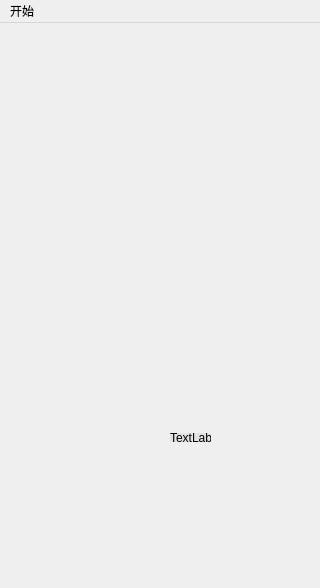
<?xml version="1.0" encoding="UTF-8"?>
<ui version="4.0">
 <class>PlayScene</class>
 <widget class="QMainWindow" name="PlayScene">
  <property name="geometry">
   <rect>
    <x>0</x>
    <y>0</y>
    <width>320</width>
    <height>588</height>
   </rect>
  </property>
  <property name="sizePolicy">
   <sizepolicy hsizetype="Fixed" vsizetype="Fixed">
    <horstretch>0</horstretch>
    <verstretch>0</verstretch>
   </sizepolicy>
  </property>
  <property name="minimumSize">
   <size>
    <width>320</width>
    <height>588</height>
   </size>
  </property>
  <property name="maximumSize">
   <size>
    <width>320</width>
    <height>588</height>
   </size>
  </property>
  <property name="windowTitle">
   <string>MainWindow</string>
  </property>
  <widget class="QWidget" name="centralwidget">
   <widget class="QWidget" name="widget" native="true">
    <property name="geometry">
     <rect>
      <x>0</x>
      <y>0</y>
      <width>320</width>
      <height>60</height>
     </rect>
    </property>
    <property name="sizePolicy">
     <sizepolicy hsizetype="Fixed" vsizetype="Fixed">
      <horstretch>0</horstretch>
      <verstretch>0</verstretch>
     </sizepolicy>
    </property>
    <property name="minimumSize">
     <size>
      <width>320</width>
      <height>60</height>
     </size>
    </property>
    <property name="maximumSize">
     <size>
      <width>320</width>
      <height>60</height>
     </size>
    </property>
   </widget>
   <widget class="QWidget" name="middleWidget" native="true">
    <property name="geometry">
     <rect>
      <x>0</x>
      <y>60</y>
      <width>320</width>
      <height>441</height>
     </rect>
    </property>
    <property name="sizePolicy">
     <sizepolicy hsizetype="Fixed" vsizetype="Fixed">
      <horstretch>0</horstretch>
      <verstretch>0</verstretch>
     </sizepolicy>
    </property>
    <property name="minimumSize">
     <size>
      <width>320</width>
      <height>441</height>
     </size>
    </property>
    <property name="maximumSize">
     <size>
      <width>320</width>
      <height>441</height>
     </size>
    </property>
    <widget class="QLabel" name="label">
     <property name="geometry">
      <rect>
       <x>170</x>
       <y>350</y>
       <width>41</width>
       <height>9</height>
      </rect>
     </property>
     <property name="styleSheet">
      <string notr="true">background-color: rgba(213, 213, 213, 125);
border-color: rgb(255, 0, 0);</string>
     </property>
     <property name="text">
      <string>TextLabel</string>
     </property>
    </widget>
   </widget>
   <widget class="QWidget" name="widget_2" native="true">
    <property name="geometry">
     <rect>
      <x>0</x>
      <y>501</y>
      <width>320</width>
      <height>70</height>
     </rect>
    </property>
    <property name="sizePolicy">
     <sizepolicy hsizetype="Fixed" vsizetype="Fixed">
      <horstretch>0</horstretch>
      <verstretch>0</verstretch>
     </sizepolicy>
    </property>
    <property name="minimumSize">
     <size>
      <width>320</width>
      <height>70</height>
     </size>
    </property>
    <property name="maximumSize">
     <size>
      <width>320</width>
      <height>70</height>
     </size>
    </property>
   </widget>
  </widget>
  <widget class="QMenuBar" name="menubar">
   <property name="geometry">
    <rect>
     <x>0</x>
     <y>0</y>
     <width>320</width>
     <height>17</height>
    </rect>
   </property>
   <widget class="QMenu" name="menustart">
    <property name="title">
     <string>开始</string>
    </property>
    <addaction name="actionquit"/>
   </widget>
   <addaction name="menustart"/>
  </widget>
  <action name="actionquit">
   <property name="text">
    <string>退出</string>
   </property>
  </action>
 </widget>
 <resources/>
 <connections/>
</ui>
